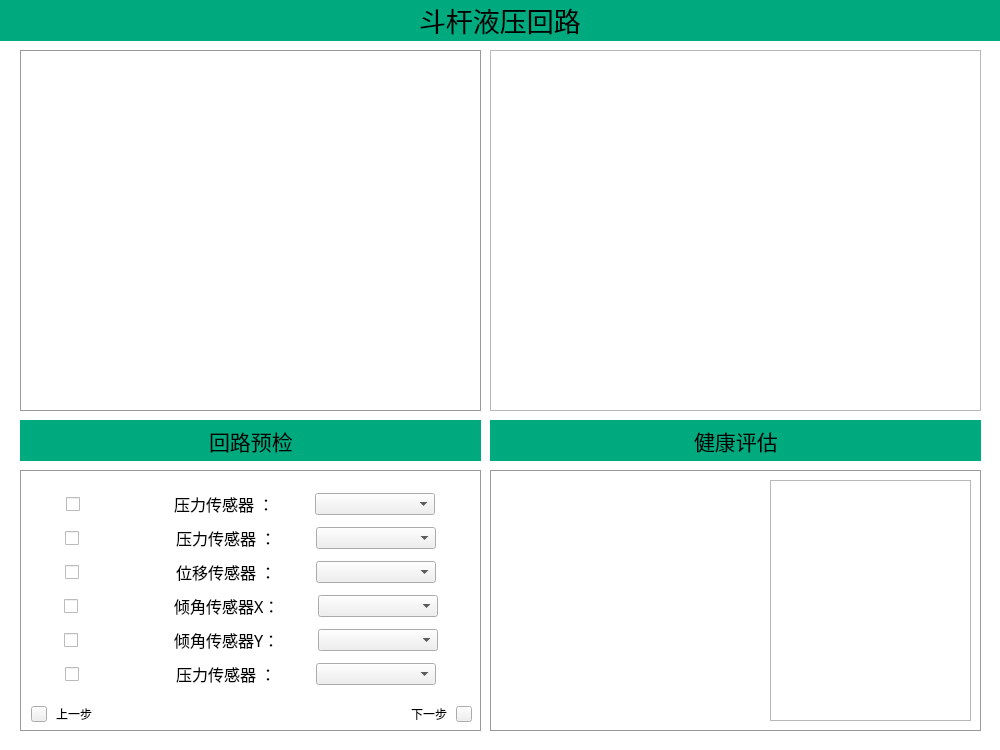
<?xml version="1.0" encoding="UTF-8"?>
<ui version="4.0">
 <class>ArmCircuitDialog</class>
 <widget class="QDialog" name="ArmCircuitDialog">
  <property name="geometry">
   <rect>
    <x>0</x>
    <y>0</y>
    <width>1000</width>
    <height>750</height>
   </rect>
  </property>
  <property name="windowTitle">
   <string>Dialog</string>
  </property>
  <property name="autoFillBackground">
   <bool>false</bool>
  </property>
  <property name="styleSheet">
   <string notr="true">QDialog
{
	background-color: rgb(255, 255, 255);
}
QWidget#verticalWidget
{
	border:1px solid #999
}

QGroupBox#groupEval
{
	border:1px solid #999
}
#panel
{
	background-color: rgb(0, 170, 127);
}
QLabel#labelImageArm
{
	border:1px solid #999;
}
#horizontalWidget,#horizontalWidget_2
{
	
	background-color: rgb(0, 170, 127);
}
QCheckBox#pressureSensor1,QCheckBox#pressureSensor2
{
	border-image: url(:/transducer/rsc/pressure.bmp);
}

QCheckBox#pressureSensor3,QCheckBox#pressureSensor4,QCheckBox#pressureSensor5
{
	border-image: url(:/transducer/rsc/pressure.bmp);
}

QCheckBox#dispSensor
{
	border-image: url(:/transducer/rsc/displacement.png);
}

QPushButton#btnRun
{
	border-image: url(:/icons/rsc/开始.png);
}

QPushButton#btnStop
{
	border-image: url(:/icons/rsc/停止.png);
}

QPushButton#btnHistory
{
	border-image: url(:/icons/rsc/历史.png);
}

QPushButton#btnEval
{
	border-image: url(:/icons/rsc/评估.png);
}
#horizontalWidget,#horizontalWidget_2
{
	
	background-color: rgb(0, 170, 127);
}
QStackedWidget
{
	border:1px solid #999;
}
QPushButton#pageDown_1
{
	border-image:url(:/icons/rsc/double-right-chevron.png)
}
QPushButton#pageUp_2
{
	border-image:url(:/icons/rsc/double-left-chevron.png)
}
QPushButton#pageDown_2
{
	border-image:url(:/icons/rsc/double-right-chevron.png)
}
QPushButton#pageUp_3
{
	border-image:url(:/icons/rsc/double-left-chevron.png)
}</string>
  </property>
  <widget class="QCustomLabel" name="labelImageArm">
   <property name="geometry">
    <rect>
     <x>20</x>
     <y>50</y>
     <width>461</width>
     <height>361</height>
    </rect>
   </property>
   <property name="sizePolicy">
    <sizepolicy hsizetype="Preferred" vsizetype="Preferred">
     <horstretch>0</horstretch>
     <verstretch>0</verstretch>
    </sizepolicy>
   </property>
   <property name="minimumSize">
    <size>
     <width>360</width>
     <height>360</height>
    </size>
   </property>
   <property name="text">
    <string/>
   </property>
   <property name="pixmap">
    <pixmap>:/circuit/rsc/斗杆v2无框.gif</pixmap>
   </property>
   <property name="scaledContents">
    <bool>true</bool>
   </property>
  </widget>
  <widget class="QWidget" name="panel" native="true">
   <property name="geometry">
    <rect>
     <x>0</x>
     <y>0</y>
     <width>1001</width>
     <height>41</height>
    </rect>
   </property>
   <layout class="QHBoxLayout" name="horizontalLayout_2">
    <item>
     <widget class="QLabel" name="labelTitle">
      <property name="sizePolicy">
       <sizepolicy hsizetype="Fixed" vsizetype="Fixed">
        <horstretch>0</horstretch>
        <verstretch>0</verstretch>
       </sizepolicy>
      </property>
      <property name="font">
       <font>
        <family>楷体</family>
        <pointsize>20</pointsize>
       </font>
      </property>
      <property name="text">
       <string>斗杆液压回路</string>
      </property>
     </widget>
    </item>
   </layout>
  </widget>
  <widget class="QListWidget" name="figureListWidget">
   <property name="geometry">
    <rect>
     <x>490</x>
     <y>50</y>
     <width>491</width>
     <height>361</height>
    </rect>
   </property>
   <property name="resizeMode">
    <enum>QListView::Adjust</enum>
   </property>
   <property name="gridSize">
    <size>
     <width>480</width>
     <height>120</height>
    </size>
   </property>
  </widget>
  <widget class="QWidget" name="horizontalWidget" native="true">
   <property name="geometry">
    <rect>
     <x>20</x>
     <y>420</y>
     <width>461</width>
     <height>41</height>
    </rect>
   </property>
   <layout class="QHBoxLayout" name="horizontalLayout_3">
    <item>
     <spacer name="horizontalSpacer">
      <property name="orientation">
       <enum>Qt::Horizontal</enum>
      </property>
      <property name="sizeHint" stdset="0">
       <size>
        <width>40</width>
        <height>20</height>
       </size>
      </property>
     </spacer>
    </item>
    <item>
     <widget class="QLabel" name="labelSeosor">
      <property name="font">
       <font>
        <family>楷体</family>
        <pointsize>16</pointsize>
       </font>
      </property>
      <property name="text">
       <string>回路预检</string>
      </property>
     </widget>
    </item>
    <item>
     <spacer name="horizontalSpacer_2">
      <property name="orientation">
       <enum>Qt::Horizontal</enum>
      </property>
      <property name="sizeHint" stdset="0">
       <size>
        <width>40</width>
        <height>20</height>
       </size>
      </property>
     </spacer>
    </item>
   </layout>
  </widget>
  <widget class="QWidget" name="horizontalWidget_2" native="true">
   <property name="geometry">
    <rect>
     <x>490</x>
     <y>420</y>
     <width>491</width>
     <height>41</height>
    </rect>
   </property>
   <layout class="QHBoxLayout" name="horizontalLayout_4">
    <item>
     <spacer name="horizontalSpacer_3">
      <property name="orientation">
       <enum>Qt::Horizontal</enum>
      </property>
      <property name="sizeHint" stdset="0">
       <size>
        <width>40</width>
        <height>20</height>
       </size>
      </property>
     </spacer>
    </item>
    <item>
     <widget class="QLabel" name="label">
      <property name="font">
       <font>
        <family>楷体</family>
        <pointsize>16</pointsize>
       </font>
      </property>
      <property name="text">
       <string>健康评估</string>
      </property>
     </widget>
    </item>
    <item>
     <spacer name="horizontalSpacer_4">
      <property name="orientation">
       <enum>Qt::Horizontal</enum>
      </property>
      <property name="sizeHint" stdset="0">
       <size>
        <width>40</width>
        <height>20</height>
       </size>
      </property>
     </spacer>
    </item>
   </layout>
  </widget>
  <widget class="QStackedWidget" name="stackedWidget">
   <property name="geometry">
    <rect>
     <x>20</x>
     <y>470</y>
     <width>461</width>
     <height>261</height>
    </rect>
   </property>
   <property name="currentIndex">
    <number>1</number>
   </property>
   <widget class="QWidget" name="page_1">
    <widget class="QPushButton" name="pageDown_1">
     <property name="geometry">
      <rect>
       <x>435</x>
       <y>235</y>
       <width>16</width>
       <height>16</height>
      </rect>
     </property>
     <property name="text">
      <string/>
     </property>
    </widget>
    <widget class="QWidget" name="verticalLayoutWidget">
     <property name="geometry">
      <rect>
       <x>10</x>
       <y>10</y>
       <width>442</width>
       <height>228</height>
      </rect>
     </property>
     <layout class="QVBoxLayout" name="verticalLayout">
      <property name="spacing">
       <number>0</number>
      </property>
      <item>
       <layout class="QHBoxLayout" name="horizontalLayout_9">
        <property name="rightMargin">
         <number>2</number>
        </property>
        <item>
         <widget class="QLabel" name="label_7">
          <property name="sizePolicy">
           <sizepolicy hsizetype="Fixed" vsizetype="Preferred">
            <horstretch>0</horstretch>
            <verstretch>0</verstretch>
           </sizepolicy>
          </property>
          <property name="minimumSize">
           <size>
            <width>120</width>
            <height>16</height>
           </size>
          </property>
          <property name="font">
           <font>
            <family>楷体</family>
            <pointsize>12</pointsize>
            <weight>75</weight>
            <bold>true</bold>
           </font>
          </property>
          <property name="styleSheet">
           <string notr="true">background-color: rgb(192, 192, 192);
border-right-color: rgb(0, 0, 0);
</string>
          </property>
          <property name="text">
           <string>项目</string>
          </property>
          <property name="alignment">
           <set>Qt::AlignCenter</set>
          </property>
         </widget>
        </item>
        <item>
         <widget class="QLabel" name="label_8">
          <property name="sizePolicy">
           <sizepolicy hsizetype="Fixed" vsizetype="Preferred">
            <horstretch>0</horstretch>
            <verstretch>0</verstretch>
           </sizepolicy>
          </property>
          <property name="minimumSize">
           <size>
            <width>120</width>
            <height>0</height>
           </size>
          </property>
          <property name="font">
           <font>
            <family>楷体</family>
            <pointsize>12</pointsize>
            <weight>75</weight>
            <bold>true</bold>
           </font>
          </property>
          <property name="styleSheet">
           <string notr="true">background-color: rgb(192, 192, 192);
border-right-color: rgb(0, 0, 0);</string>
          </property>
          <property name="text">
           <string>上次检测时间</string>
          </property>
          <property name="alignment">
           <set>Qt::AlignCenter</set>
          </property>
         </widget>
        </item>
        <item>
         <widget class="QLabel" name="label_9">
          <property name="font">
           <font>
            <family>楷体</family>
            <pointsize>12</pointsize>
            <weight>75</weight>
            <bold>true</bold>
           </font>
          </property>
          <property name="styleSheet">
           <string notr="true">background-color: rgb(192, 192, 192);
border-right-color: rgb(0, 0, 0);</string>
          </property>
          <property name="text">
           <string>故障</string>
          </property>
          <property name="alignment">
           <set>Qt::AlignCenter</set>
          </property>
         </widget>
        </item>
        <item>
         <widget class="QLabel" name="label_10">
          <property name="font">
           <font>
            <family>楷体</family>
            <pointsize>12</pointsize>
            <weight>75</weight>
            <bold>true</bold>
           </font>
          </property>
          <property name="styleSheet">
           <string notr="true">background-color: rgb(192, 192, 192);
border-right-color: rgb(0, 0, 0);</string>
          </property>
          <property name="text">
           <string>良好</string>
          </property>
          <property name="alignment">
           <set>Qt::AlignCenter</set>
          </property>
         </widget>
        </item>
        <item>
         <widget class="QLabel" name="label_11">
          <property name="font">
           <font>
            <family>楷体</family>
            <pointsize>12</pointsize>
            <weight>75</weight>
            <bold>true</bold>
           </font>
          </property>
          <property name="styleSheet">
           <string notr="true">background-color: rgb(192, 192, 192);
border-right-color: rgb(0, 0, 0);</string>
          </property>
          <property name="text">
           <string>待检</string>
          </property>
          <property name="alignment">
           <set>Qt::AlignCenter</set>
          </property>
         </widget>
        </item>
       </layout>
      </item>
      <item>
       <widget class="QListWidget" name="checkList">
        <property name="sizePolicy">
         <sizepolicy hsizetype="Fixed" vsizetype="Fixed">
          <horstretch>0</horstretch>
          <verstretch>0</verstretch>
         </sizepolicy>
        </property>
        <property name="minimumSize">
         <size>
          <width>440</width>
          <height>204</height>
         </size>
        </property>
        <property name="resizeMode">
         <enum>QListView::Fixed</enum>
        </property>
        <property name="spacing">
         <number>15</number>
        </property>
       </widget>
      </item>
     </layout>
    </widget>
    <widget class="QLabel" name="label_4">
     <property name="geometry">
      <rect>
       <x>390</x>
       <y>235</y>
       <width>40</width>
       <height>16</height>
      </rect>
     </property>
     <property name="text">
      <string>下一步</string>
     </property>
    </widget>
   </widget>
   <widget class="QWidget" name="page_2">
    <widget class="QWidget" name="layoutWidget">
     <property name="geometry">
      <rect>
       <x>10</x>
       <y>10</y>
       <width>441</width>
       <height>221</height>
      </rect>
     </property>
     <layout class="QVBoxLayout" name="verticalLayout_4">
      <property name="spacing">
       <number>10</number>
      </property>
      <property name="topMargin">
       <number>10</number>
      </property>
      <property name="bottomMargin">
       <number>10</number>
      </property>
      <item>
       <layout class="QHBoxLayout" name="horizontalLayout_5">
        <property name="spacing">
         <number>6</number>
        </property>
        <property name="leftMargin">
         <number>5</number>
        </property>
        <property name="rightMargin">
         <number>5</number>
        </property>
        <item>
         <widget class="FigureControl" name="pressureSensor1">
          <property name="sizePolicy">
           <sizepolicy hsizetype="Fixed" vsizetype="Fixed">
            <horstretch>0</horstretch>
            <verstretch>0</verstretch>
           </sizepolicy>
          </property>
          <property name="minimumSize">
           <size>
            <width>72</width>
            <height>16</height>
           </size>
          </property>
          <property name="styleSheet">
           <string notr="true"/>
          </property>
          <property name="text">
           <string/>
          </property>
         </widget>
        </item>
        <item>
         <widget class="QLabel" name="label_2">
          <property name="sizePolicy">
           <sizepolicy hsizetype="Fixed" vsizetype="Fixed">
            <horstretch>0</horstretch>
            <verstretch>0</verstretch>
           </sizepolicy>
          </property>
          <property name="minimumSize">
           <size>
            <width>50</width>
            <height>20</height>
           </size>
          </property>
          <property name="font">
           <font>
            <family>楷体</family>
            <pointsize>12</pointsize>
           </font>
          </property>
          <property name="text">
           <string>压力传感器 ： </string>
          </property>
         </widget>
        </item>
        <item>
         <widget class="QComboBox" name="comboBox_1">
          <property name="sizePolicy">
           <sizepolicy hsizetype="Fixed" vsizetype="Fixed">
            <horstretch>0</horstretch>
            <verstretch>0</verstretch>
           </sizepolicy>
          </property>
          <property name="minimumSize">
           <size>
            <width>120</width>
            <height>20</height>
           </size>
          </property>
         </widget>
        </item>
       </layout>
      </item>
      <item>
       <layout class="QHBoxLayout" name="horizontalLayout_6">
        <property name="leftMargin">
         <number>5</number>
        </property>
        <property name="rightMargin">
         <number>5</number>
        </property>
        <item>
         <widget class="FigureControl" name="pressureSensor2">
          <property name="sizePolicy">
           <sizepolicy hsizetype="Fixed" vsizetype="Fixed">
            <horstretch>0</horstretch>
            <verstretch>0</verstretch>
           </sizepolicy>
          </property>
          <property name="minimumSize">
           <size>
            <width>72</width>
            <height>16</height>
           </size>
          </property>
          <property name="text">
           <string/>
          </property>
         </widget>
        </item>
        <item>
         <widget class="QLabel" name="label_3">
          <property name="sizePolicy">
           <sizepolicy hsizetype="Fixed" vsizetype="Fixed">
            <horstretch>0</horstretch>
            <verstretch>0</verstretch>
           </sizepolicy>
          </property>
          <property name="minimumSize">
           <size>
            <width>50</width>
            <height>20</height>
           </size>
          </property>
          <property name="font">
           <font>
            <family>楷体</family>
            <pointsize>12</pointsize>
           </font>
          </property>
          <property name="text">
           <string>压力传感器 ：</string>
          </property>
         </widget>
        </item>
        <item>
         <widget class="QComboBox" name="comboBox_2">
          <property name="sizePolicy">
           <sizepolicy hsizetype="Fixed" vsizetype="Fixed">
            <horstretch>0</horstretch>
            <verstretch>0</verstretch>
           </sizepolicy>
          </property>
          <property name="minimumSize">
           <size>
            <width>120</width>
            <height>20</height>
           </size>
          </property>
         </widget>
        </item>
       </layout>
      </item>
      <item>
       <layout class="QHBoxLayout" name="horizontalLayout_8">
        <property name="leftMargin">
         <number>5</number>
        </property>
        <property name="rightMargin">
         <number>5</number>
        </property>
        <item>
         <widget class="FigureControl" name="dispSensor">
          <property name="sizePolicy">
           <sizepolicy hsizetype="Fixed" vsizetype="Fixed">
            <horstretch>0</horstretch>
            <verstretch>0</verstretch>
           </sizepolicy>
          </property>
          <property name="minimumSize">
           <size>
            <width>72</width>
            <height>16</height>
           </size>
          </property>
          <property name="text">
           <string/>
          </property>
         </widget>
        </item>
        <item>
         <widget class="QLabel" name="label_5">
          <property name="sizePolicy">
           <sizepolicy hsizetype="Fixed" vsizetype="Fixed">
            <horstretch>0</horstretch>
            <verstretch>0</verstretch>
           </sizepolicy>
          </property>
          <property name="minimumSize">
           <size>
            <width>50</width>
            <height>20</height>
           </size>
          </property>
          <property name="font">
           <font>
            <family>楷体</family>
            <pointsize>12</pointsize>
           </font>
          </property>
          <property name="text">
           <string>位移传感器 ：</string>
          </property>
         </widget>
        </item>
        <item>
         <widget class="QComboBox" name="comboBox_3">
          <property name="sizePolicy">
           <sizepolicy hsizetype="Fixed" vsizetype="Fixed">
            <horstretch>0</horstretch>
            <verstretch>0</verstretch>
           </sizepolicy>
          </property>
          <property name="minimumSize">
           <size>
            <width>120</width>
            <height>20</height>
           </size>
          </property>
         </widget>
        </item>
       </layout>
      </item>
      <item>
       <layout class="QHBoxLayout" name="horizontalLayout_10">
        <property name="leftMargin">
         <number>5</number>
        </property>
        <property name="rightMargin">
         <number>5</number>
        </property>
        <item>
         <widget class="FigureControl" name="pressureSensor3">
          <property name="sizePolicy">
           <sizepolicy hsizetype="Fixed" vsizetype="Fixed">
            <horstretch>0</horstretch>
            <verstretch>0</verstretch>
           </sizepolicy>
          </property>
          <property name="minimumSize">
           <size>
            <width>72</width>
            <height>16</height>
           </size>
          </property>
          <property name="text">
           <string/>
          </property>
         </widget>
        </item>
        <item>
         <widget class="QLabel" name="label_16">
          <property name="sizePolicy">
           <sizepolicy hsizetype="Fixed" vsizetype="Fixed">
            <horstretch>0</horstretch>
            <verstretch>0</verstretch>
           </sizepolicy>
          </property>
          <property name="minimumSize">
           <size>
            <width>50</width>
            <height>20</height>
           </size>
          </property>
          <property name="font">
           <font>
            <family>楷体</family>
            <pointsize>12</pointsize>
           </font>
          </property>
          <property name="text">
           <string>倾角传感器X：</string>
          </property>
         </widget>
        </item>
        <item>
         <widget class="QComboBox" name="comboBox_4">
          <property name="sizePolicy">
           <sizepolicy hsizetype="Fixed" vsizetype="Fixed">
            <horstretch>0</horstretch>
            <verstretch>0</verstretch>
           </sizepolicy>
          </property>
          <property name="minimumSize">
           <size>
            <width>120</width>
            <height>20</height>
           </size>
          </property>
         </widget>
        </item>
       </layout>
      </item>
      <item>
       <layout class="QHBoxLayout" name="horizontalLayout_11">
        <property name="leftMargin">
         <number>5</number>
        </property>
        <property name="rightMargin">
         <number>5</number>
        </property>
        <item>
         <widget class="FigureControl" name="pressureSensor4">
          <property name="sizePolicy">
           <sizepolicy hsizetype="Fixed" vsizetype="Fixed">
            <horstretch>0</horstretch>
            <verstretch>0</verstretch>
           </sizepolicy>
          </property>
          <property name="minimumSize">
           <size>
            <width>72</width>
            <height>16</height>
           </size>
          </property>
          <property name="text">
           <string/>
          </property>
         </widget>
        </item>
        <item>
         <widget class="QLabel" name="label_17">
          <property name="sizePolicy">
           <sizepolicy hsizetype="Fixed" vsizetype="Fixed">
            <horstretch>0</horstretch>
            <verstretch>0</verstretch>
           </sizepolicy>
          </property>
          <property name="minimumSize">
           <size>
            <width>50</width>
            <height>20</height>
           </size>
          </property>
          <property name="font">
           <font>
            <family>楷体</family>
            <pointsize>12</pointsize>
           </font>
          </property>
          <property name="text">
           <string>倾角传感器Y：</string>
          </property>
         </widget>
        </item>
        <item>
         <widget class="QComboBox" name="comboBox_5">
          <property name="sizePolicy">
           <sizepolicy hsizetype="Fixed" vsizetype="Fixed">
            <horstretch>0</horstretch>
            <verstretch>0</verstretch>
           </sizepolicy>
          </property>
          <property name="minimumSize">
           <size>
            <width>120</width>
            <height>20</height>
           </size>
          </property>
         </widget>
        </item>
       </layout>
      </item>
      <item>
       <layout class="QHBoxLayout" name="horizontalLayout_12">
        <property name="leftMargin">
         <number>5</number>
        </property>
        <property name="rightMargin">
         <number>5</number>
        </property>
        <item>
         <widget class="FigureControl" name="pressureSensor5">
          <property name="sizePolicy">
           <sizepolicy hsizetype="Fixed" vsizetype="Fixed">
            <horstretch>0</horstretch>
            <verstretch>0</verstretch>
           </sizepolicy>
          </property>
          <property name="minimumSize">
           <size>
            <width>72</width>
            <height>16</height>
           </size>
          </property>
          <property name="text">
           <string/>
          </property>
         </widget>
        </item>
        <item>
         <widget class="QLabel" name="label_18">
          <property name="sizePolicy">
           <sizepolicy hsizetype="Fixed" vsizetype="Fixed">
            <horstretch>0</horstretch>
            <verstretch>0</verstretch>
           </sizepolicy>
          </property>
          <property name="minimumSize">
           <size>
            <width>50</width>
            <height>20</height>
           </size>
          </property>
          <property name="font">
           <font>
            <family>楷体</family>
            <pointsize>12</pointsize>
           </font>
          </property>
          <property name="text">
           <string>压力传感器 ：</string>
          </property>
         </widget>
        </item>
        <item>
         <widget class="QComboBox" name="comboBox_6">
          <property name="sizePolicy">
           <sizepolicy hsizetype="Fixed" vsizetype="Fixed">
            <horstretch>0</horstretch>
            <verstretch>0</verstretch>
           </sizepolicy>
          </property>
          <property name="minimumSize">
           <size>
            <width>120</width>
            <height>20</height>
           </size>
          </property>
         </widget>
        </item>
       </layout>
      </item>
     </layout>
    </widget>
    <widget class="QPushButton" name="pageDown_2">
     <property name="geometry">
      <rect>
       <x>435</x>
       <y>235</y>
       <width>16</width>
       <height>16</height>
      </rect>
     </property>
     <property name="text">
      <string/>
     </property>
    </widget>
    <widget class="QPushButton" name="pageUp_2">
     <property name="geometry">
      <rect>
       <x>10</x>
       <y>235</y>
       <width>16</width>
       <height>16</height>
      </rect>
     </property>
     <property name="text">
      <string/>
     </property>
    </widget>
    <widget class="QLabel" name="label_12">
     <property name="geometry">
      <rect>
       <x>35</x>
       <y>235</y>
       <width>40</width>
       <height>16</height>
      </rect>
     </property>
     <property name="text">
      <string>上一步</string>
     </property>
    </widget>
    <widget class="QLabel" name="label_13">
     <property name="geometry">
      <rect>
       <x>390</x>
       <y>235</y>
       <width>40</width>
       <height>16</height>
      </rect>
     </property>
     <property name="text">
      <string>下一步</string>
     </property>
    </widget>
   </widget>
   <widget class="QWidget" name="page_3">
    <widget class="QWidget" name="layoutWidget_2">
     <property name="geometry">
      <rect>
       <x>10</x>
       <y>10</y>
       <width>441</width>
       <height>221</height>
      </rect>
     </property>
     <layout class="QHBoxLayout" name="horizontalLayout">
      <property name="leftMargin">
       <number>10</number>
      </property>
      <property name="rightMargin">
       <number>10</number>
      </property>
      <item>
       <widget class="QTextBrowser" name="textBrowser">
        <property name="sizePolicy">
         <sizepolicy hsizetype="Fixed" vsizetype="Expanding">
          <horstretch>0</horstretch>
          <verstretch>0</verstretch>
         </sizepolicy>
        </property>
        <property name="minimumSize">
         <size>
          <width>80</width>
          <height>0</height>
         </size>
        </property>
       </widget>
      </item>
      <item>
       <layout class="QVBoxLayout" name="verticalLayout_2">
        <property name="leftMargin">
         <number>3</number>
        </property>
        <property name="rightMargin">
         <number>3</number>
        </property>
        <item>
         <widget class="QPushButton" name="btnRun">
          <property name="sizePolicy">
           <sizepolicy hsizetype="Fixed" vsizetype="Fixed">
            <horstretch>0</horstretch>
            <verstretch>0</verstretch>
           </sizepolicy>
          </property>
          <property name="minimumSize">
           <size>
            <width>41</width>
            <height>41</height>
           </size>
          </property>
          <property name="text">
           <string/>
          </property>
         </widget>
        </item>
        <item>
         <widget class="QPushButton" name="btnStop">
          <property name="sizePolicy">
           <sizepolicy hsizetype="Fixed" vsizetype="Fixed">
            <horstretch>0</horstretch>
            <verstretch>0</verstretch>
           </sizepolicy>
          </property>
          <property name="minimumSize">
           <size>
            <width>41</width>
            <height>41</height>
           </size>
          </property>
          <property name="text">
           <string/>
          </property>
         </widget>
        </item>
        <item>
         <widget class="QPushButton" name="btnHistory">
          <property name="sizePolicy">
           <sizepolicy hsizetype="Fixed" vsizetype="Fixed">
            <horstretch>0</horstretch>
            <verstretch>0</verstretch>
           </sizepolicy>
          </property>
          <property name="minimumSize">
           <size>
            <width>41</width>
            <height>41</height>
           </size>
          </property>
          <property name="text">
           <string/>
          </property>
         </widget>
        </item>
        <item>
         <widget class="QPushButton" name="btnEval">
          <property name="sizePolicy">
           <sizepolicy hsizetype="Fixed" vsizetype="Fixed">
            <horstretch>0</horstretch>
            <verstretch>0</verstretch>
           </sizepolicy>
          </property>
          <property name="minimumSize">
           <size>
            <width>41</width>
            <height>41</height>
           </size>
          </property>
          <property name="text">
           <string/>
          </property>
         </widget>
        </item>
       </layout>
      </item>
      <item>
       <layout class="QVBoxLayout" name="verticalLayout_3">
        <property name="leftMargin">
         <number>6</number>
        </property>
        <property name="topMargin">
         <number>6</number>
        </property>
        <property name="rightMargin">
         <number>6</number>
        </property>
        <property name="bottomMargin">
         <number>6</number>
        </property>
        <item>
         <widget class="QComboBox" name="updatePeriod">
          <property name="sizePolicy">
           <sizepolicy hsizetype="Expanding" vsizetype="Fixed">
            <horstretch>0</horstretch>
            <verstretch>0</verstretch>
           </sizepolicy>
          </property>
          <property name="modelColumn">
           <number>0</number>
          </property>
         </widget>
        </item>
        <item>
         <widget class="QDateEdit" name="dateEdit">
          <property name="sizePolicy">
           <sizepolicy hsizetype="Expanding" vsizetype="Fixed">
            <horstretch>0</horstretch>
            <verstretch>0</verstretch>
           </sizepolicy>
          </property>
         </widget>
        </item>
        <item>
         <widget class="QListWidget" name="listWidget">
          <property name="sizePolicy">
           <sizepolicy hsizetype="Fixed" vsizetype="Expanding">
            <horstretch>0</horstretch>
            <verstretch>0</verstretch>
           </sizepolicy>
          </property>
         </widget>
        </item>
       </layout>
      </item>
     </layout>
    </widget>
    <widget class="QPushButton" name="pageUp_3">
     <property name="geometry">
      <rect>
       <x>435</x>
       <y>235</y>
       <width>16</width>
       <height>16</height>
      </rect>
     </property>
     <property name="text">
      <string/>
     </property>
    </widget>
    <widget class="QLabel" name="label_14">
     <property name="geometry">
      <rect>
       <x>390</x>
       <y>235</y>
       <width>40</width>
       <height>16</height>
      </rect>
     </property>
     <property name="text">
      <string>上一步</string>
     </property>
    </widget>
   </widget>
  </widget>
  <widget class="QGroupBox" name="groupEval">
   <property name="geometry">
    <rect>
     <x>490</x>
     <y>470</y>
     <width>491</width>
     <height>261</height>
    </rect>
   </property>
   <property name="sizePolicy">
    <sizepolicy hsizetype="Fixed" vsizetype="Fixed">
     <horstretch>0</horstretch>
     <verstretch>0</verstretch>
    </sizepolicy>
   </property>
   <property name="minimumSize">
    <size>
     <width>400</width>
     <height>250</height>
    </size>
   </property>
   <property name="autoFillBackground">
    <bool>false</bool>
   </property>
   <property name="title">
    <string/>
   </property>
   <widget class="QTextEdit" name="textFault">
    <property name="geometry">
     <rect>
      <x>280</x>
      <y>10</y>
      <width>201</width>
      <height>241</height>
     </rect>
    </property>
   </widget>
   <widget class="RadarWidget" name="radar" native="true">
    <property name="geometry">
     <rect>
      <x>10</x>
      <y>10</y>
      <width>261</width>
      <height>241</height>
     </rect>
    </property>
   </widget>
  </widget>
  <widget class="QLabel" name="imagePressure1">
   <property name="geometry">
    <rect>
     <x>216</x>
     <y>148</y>
     <width>71</width>
     <height>41</height>
    </rect>
   </property>
   <property name="sizePolicy">
    <sizepolicy hsizetype="Fixed" vsizetype="Fixed">
     <horstretch>0</horstretch>
     <verstretch>0</verstretch>
    </sizepolicy>
   </property>
   <property name="styleSheet">
    <string notr="true"/>
   </property>
   <property name="text">
    <string/>
   </property>
   <property name="pixmap">
    <pixmap>:/transducer/rsc/pressure_left.png</pixmap>
   </property>
  </widget>
  <widget class="QLabel" name="imagePressure2">
   <property name="geometry">
    <rect>
     <x>282</x>
     <y>148</y>
     <width>61</width>
     <height>41</height>
    </rect>
   </property>
   <property name="sizePolicy">
    <sizepolicy hsizetype="Fixed" vsizetype="Fixed">
     <horstretch>0</horstretch>
     <verstretch>0</verstretch>
    </sizepolicy>
   </property>
   <property name="text">
    <string/>
   </property>
   <property name="pixmap">
    <pixmap>:/transducer/rsc/pressure_right.png</pixmap>
   </property>
  </widget>
  <widget class="QLabel" name="imagePressure3">
   <property name="geometry">
    <rect>
     <x>146</x>
     <y>354</y>
     <width>61</width>
     <height>41</height>
    </rect>
   </property>
   <property name="sizePolicy">
    <sizepolicy hsizetype="Fixed" vsizetype="Fixed">
     <horstretch>0</horstretch>
     <verstretch>0</verstretch>
    </sizepolicy>
   </property>
   <property name="text">
    <string/>
   </property>
   <property name="pixmap">
    <pixmap>:/transducer/rsc/pressure_left.png</pixmap>
   </property>
  </widget>
  <widget class="QLabel" name="imagePressure4">
   <property name="geometry">
    <rect>
     <x>312</x>
     <y>354</y>
     <width>61</width>
     <height>41</height>
    </rect>
   </property>
   <property name="sizePolicy">
    <sizepolicy hsizetype="Fixed" vsizetype="Fixed">
     <horstretch>0</horstretch>
     <verstretch>0</verstretch>
    </sizepolicy>
   </property>
   <property name="text">
    <string/>
   </property>
   <property name="pixmap">
    <pixmap>:/transducer/rsc/pressure_left.png</pixmap>
   </property>
  </widget>
  <widget class="QLabel" name="imageDisp">
   <property name="geometry">
    <rect>
     <x>310</x>
     <y>70</y>
     <width>45</width>
     <height>15</height>
    </rect>
   </property>
   <property name="sizePolicy">
    <sizepolicy hsizetype="Fixed" vsizetype="Fixed">
     <horstretch>0</horstretch>
     <verstretch>0</verstretch>
    </sizepolicy>
   </property>
   <property name="minimumSize">
    <size>
     <width>40</width>
     <height>12</height>
    </size>
   </property>
   <property name="text">
    <string/>
   </property>
   <property name="pixmap">
    <pixmap>:/transducer/rsc/disp_left.png</pixmap>
   </property>
   <property name="scaledContents">
    <bool>true</bool>
   </property>
  </widget>
  <widget class="QLabel" name="imagePressure5">
   <property name="geometry">
    <rect>
     <x>70</x>
     <y>354</y>
     <width>61</width>
     <height>41</height>
    </rect>
   </property>
   <property name="sizePolicy">
    <sizepolicy hsizetype="Fixed" vsizetype="Fixed">
     <horstretch>0</horstretch>
     <verstretch>0</verstretch>
    </sizepolicy>
   </property>
   <property name="text">
    <string/>
   </property>
   <property name="pixmap">
    <pixmap>:/transducer/rsc/pressure_right.png</pixmap>
   </property>
  </widget>
 </widget>
 <customwidgets>
  <customwidget>
   <class>RadarWidget</class>
   <extends>QWidget</extends>
   <header>radarwidget.h</header>
   <container>1</container>
  </customwidget>
  <customwidget>
   <class>QCustomLabel</class>
   <extends>QLabel</extends>
   <header>qcustomlabel.h</header>
  </customwidget>
  <customwidget>
   <class>FigureControl</class>
   <extends>QCheckBox</extends>
   <header>figurecontrol.h</header>
  </customwidget>
 </customwidgets>
 <resources/>
 <connections/>
</ui>
